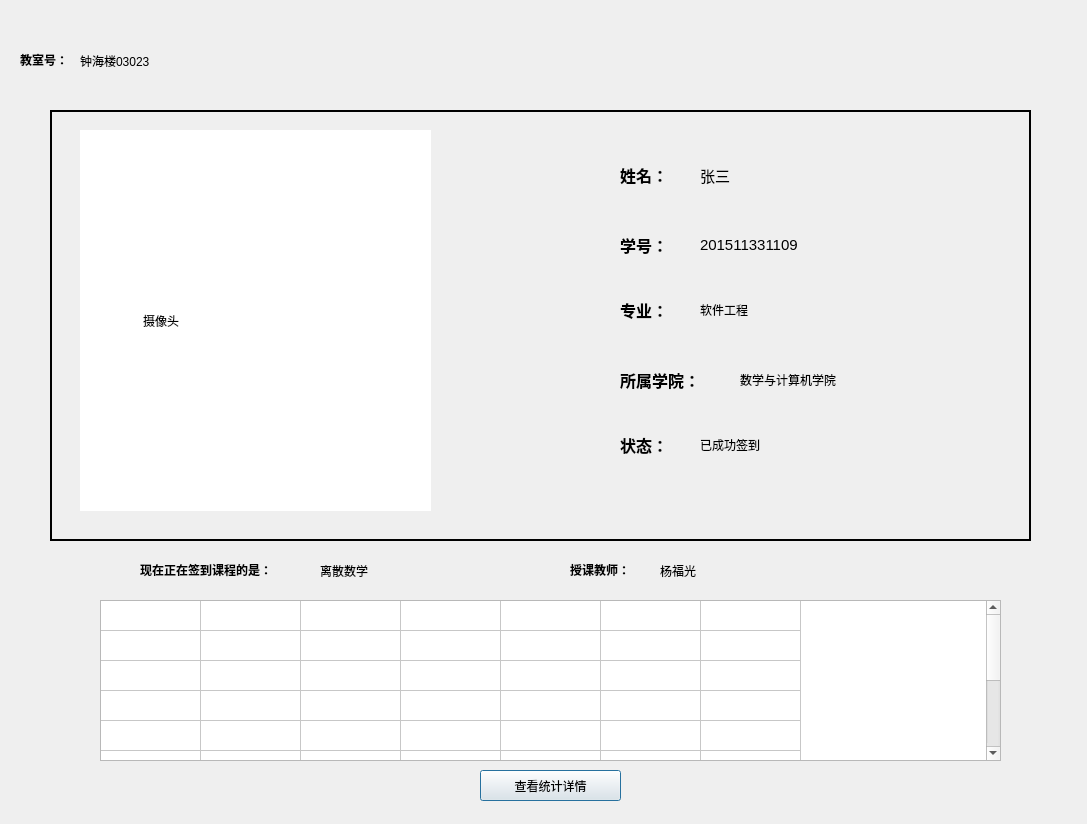
<?xml version="1.0" encoding="UTF-8"?>
<ui version="4.0">
 <class>Dialog</class>
 <widget class="QDialog" name="Dialog">
  <property name="geometry">
   <rect>
    <x>0</x>
    <y>0</y>
    <width>1087</width>
    <height>824</height>
   </rect>
  </property>
  <property name="windowTitle">
   <string>Dialog</string>
  </property>
  <widget class="QPushButton" name="pushButton_2">
   <property name="geometry">
    <rect>
     <x>480</x>
     <y>770</y>
     <width>141</width>
     <height>31</height>
    </rect>
   </property>
   <property name="text">
    <string>查看统计详情</string>
   </property>
  </widget>
  <widget class="QLabel" name="label">
   <property name="geometry">
    <rect>
     <x>80</x>
     <y>130</y>
     <width>351</width>
     <height>381</height>
    </rect>
   </property>
   <property name="styleSheet">
    <string notr="true">QLabel
{
	background-color: white
}</string>
   </property>
   <property name="text">
    <string>                   摄像头</string>
   </property>
  </widget>
  <widget class="QLabel" name="label_3">
   <property name="geometry">
    <rect>
     <x>620</x>
     <y>220</y>
     <width>121</width>
     <height>51</height>
    </rect>
   </property>
   <property name="text">
    <string>&lt;html&gt;&lt;head/&gt;&lt;body&gt;&lt;p&gt;&lt;span style=&quot; font-size:12pt; font-weight:600;&quot;&gt;学号：&lt;/span&gt;&lt;/p&gt;&lt;/body&gt;&lt;/html&gt;</string>
   </property>
  </widget>
  <widget class="QLabel" name="label_5">
   <property name="geometry">
    <rect>
     <x>620</x>
     <y>350</y>
     <width>131</width>
     <height>61</height>
    </rect>
   </property>
   <property name="text">
    <string>&lt;html&gt;&lt;head/&gt;&lt;body&gt;&lt;p&gt;&lt;span style=&quot; font-size:12pt; font-weight:600;&quot;&gt;所属学院：&lt;/span&gt;&lt;/p&gt;&lt;/body&gt;&lt;/html&gt;</string>
   </property>
  </widget>
  <widget class="QLabel" name="label_12">
   <property name="geometry">
    <rect>
     <x>140</x>
     <y>550</y>
     <width>171</width>
     <height>41</height>
    </rect>
   </property>
   <property name="text">
    <string>&lt;html&gt;&lt;head/&gt;&lt;body&gt;&lt;p&gt;&lt;span style=&quot; font-weight:600;&quot;&gt;现在正在签到课程的是：&lt;/span&gt;&lt;/p&gt;&lt;/body&gt;&lt;/html&gt;</string>
   </property>
  </widget>
  <widget class="QLabel" name="label_8">
   <property name="geometry">
    <rect>
     <x>700</x>
     <y>290</y>
     <width>181</width>
     <height>41</height>
    </rect>
   </property>
   <property name="text">
    <string>&lt;html&gt;&lt;head/&gt;&lt;body&gt;&lt;p&gt;软件工程&lt;/p&gt;&lt;/body&gt;&lt;/html&gt;</string>
   </property>
  </widget>
  <widget class="QLabel" name="teachername_label">
   <property name="geometry">
    <rect>
     <x>660</x>
     <y>550</y>
     <width>191</width>
     <height>41</height>
    </rect>
   </property>
   <property name="text">
    <string>杨福光</string>
   </property>
  </widget>
  <widget class="QLabel" name="label_7">
   <property name="geometry">
    <rect>
     <x>700</x>
     <y>230</y>
     <width>161</width>
     <height>31</height>
    </rect>
   </property>
   <property name="text">
    <string>&lt;html&gt;&lt;head/&gt;&lt;body&gt;&lt;p&gt;&lt;span style=&quot; font-size:11pt;&quot;&gt;201511331109&lt;/span&gt;&lt;/p&gt;&lt;/body&gt;&lt;/html&gt;</string>
   </property>
  </widget>
  <widget class="QLabel" name="label_6">
   <property name="geometry">
    <rect>
     <x>700</x>
     <y>160</y>
     <width>161</width>
     <height>31</height>
    </rect>
   </property>
   <property name="text">
    <string>&lt;html&gt;&lt;head/&gt;&lt;body&gt;&lt;p&gt;&lt;span style=&quot; font-size:11pt;&quot;&gt;张三&lt;/span&gt;&lt;/p&gt;&lt;/body&gt;&lt;/html&gt;</string>
   </property>
  </widget>
  <widget class="QTableWidget" name="tableWidget">
   <property name="geometry">
    <rect>
     <x>100</x>
     <y>600</y>
     <width>901</width>
     <height>161</height>
    </rect>
   </property>
   <property name="rowCount">
    <number>10</number>
   </property>
   <property name="columnCount">
    <number>7</number>
   </property>
   <attribute name="horizontalHeaderVisible">
    <bool>false</bool>
   </attribute>
   <attribute name="horizontalHeaderHighlightSections">
    <bool>true</bool>
   </attribute>
   <attribute name="verticalHeaderVisible">
    <bool>false</bool>
   </attribute>
   <row/>
   <row/>
   <row/>
   <row/>
   <row/>
   <row/>
   <row/>
   <row/>
   <row/>
   <row/>
   <column/>
   <column/>
   <column/>
   <column/>
   <column/>
   <column/>
   <column/>
  </widget>
  <widget class="QLabel" name="label_14">
   <property name="geometry">
    <rect>
     <x>-80</x>
     <y>80</y>
     <width>51</width>
     <height>21</height>
    </rect>
   </property>
   <property name="text">
    <string>&lt;html&gt;&lt;head/&gt;&lt;body&gt;&lt;p&gt;&lt;span style=&quot; font-weight:600;&quot;&gt;教室号：&lt;/span&gt;&lt;/p&gt;&lt;/body&gt;&lt;/html&gt;</string>
   </property>
  </widget>
  <widget class="QLabel" name="label_10">
   <property name="geometry">
    <rect>
     <x>620</x>
     <y>410</y>
     <width>111</width>
     <height>71</height>
    </rect>
   </property>
   <property name="text">
    <string>&lt;html&gt;&lt;head/&gt;&lt;body&gt;&lt;p&gt;&lt;span style=&quot; font-size:12pt; font-weight:600;&quot;&gt;状态：&lt;/span&gt;&lt;/p&gt;&lt;/body&gt;&lt;/html&gt;</string>
   </property>
  </widget>
  <widget class="QLabel" name="label_15">
   <property name="geometry">
    <rect>
     <x>50</x>
     <y>110</y>
     <width>981</width>
     <height>431</height>
    </rect>
   </property>
   <property name="styleSheet">
    <string notr="true">QLabel
{
	border:2px solid black;
	
}</string>
   </property>
   <property name="text">
    <string/>
   </property>
  </widget>
  <widget class="QLabel" name="label_2">
   <property name="geometry">
    <rect>
     <x>620</x>
     <y>150</y>
     <width>101</width>
     <height>51</height>
    </rect>
   </property>
   <property name="text">
    <string>&lt;html&gt;&lt;head/&gt;&lt;body&gt;&lt;p&gt;&lt;span style=&quot; font-size:12pt; font-weight:600;&quot;&gt;姓名：&lt;/span&gt;&lt;/p&gt;&lt;/body&gt;&lt;/html&gt;</string>
   </property>
  </widget>
  <widget class="QLabel" name="label_13">
   <property name="geometry">
    <rect>
     <x>570</x>
     <y>550</y>
     <width>101</width>
     <height>41</height>
    </rect>
   </property>
   <property name="text">
    <string>&lt;html&gt;&lt;head/&gt;&lt;body&gt;&lt;p&gt;&lt;span style=&quot; font-weight:600;&quot;&gt;授课教师：&lt;/span&gt;&lt;/p&gt;&lt;/body&gt;&lt;/html&gt;</string>
   </property>
  </widget>
  <widget class="QLabel" name="lessonname_label">
   <property name="geometry">
    <rect>
     <x>320</x>
     <y>550</y>
     <width>241</width>
     <height>41</height>
    </rect>
   </property>
   <property name="text">
    <string>离散数学</string>
   </property>
  </widget>
  <widget class="QLabel" name="label_4">
   <property name="geometry">
    <rect>
     <x>620</x>
     <y>280</y>
     <width>111</width>
     <height>61</height>
    </rect>
   </property>
   <property name="text">
    <string>&lt;html&gt;&lt;head/&gt;&lt;body&gt;&lt;p&gt;&lt;span style=&quot; font-size:12pt; font-weight:600;&quot;&gt;专业：&lt;/span&gt;&lt;/p&gt;&lt;/body&gt;&lt;/html&gt;</string>
   </property>
  </widget>
  <widget class="QLabel" name="label_9">
   <property name="geometry">
    <rect>
     <x>740</x>
     <y>360</y>
     <width>181</width>
     <height>41</height>
    </rect>
   </property>
   <property name="text">
    <string>&lt;html&gt;&lt;head/&gt;&lt;body&gt;&lt;p&gt;数学与计算机学院&lt;/p&gt;&lt;/body&gt;&lt;/html&gt;</string>
   </property>
  </widget>
  <widget class="QLabel" name="classroom_label">
   <property name="geometry">
    <rect>
     <x>80</x>
     <y>50</y>
     <width>231</width>
     <height>21</height>
    </rect>
   </property>
   <property name="text">
    <string>钟海楼03023</string>
   </property>
  </widget>
  <widget class="QLabel" name="label_11">
   <property name="geometry">
    <rect>
     <x>700</x>
     <y>420</y>
     <width>181</width>
     <height>51</height>
    </rect>
   </property>
   <property name="text">
    <string>&lt;html&gt;&lt;head/&gt;&lt;body&gt;&lt;p&gt;已成功签到&lt;/p&gt;&lt;/body&gt;&lt;/html&gt;</string>
   </property>
  </widget>
  <widget class="QLabel" name="label_16">
   <property name="geometry">
    <rect>
     <x>20</x>
     <y>50</y>
     <width>51</width>
     <height>21</height>
    </rect>
   </property>
   <property name="text">
    <string>&lt;html&gt;&lt;head/&gt;&lt;body&gt;&lt;p&gt;&lt;span style=&quot; font-weight:600;&quot;&gt;教室号：&lt;/span&gt;&lt;/p&gt;&lt;/body&gt;&lt;/html&gt;</string>
   </property>
  </widget>
  <zorder>label_15</zorder>
  <zorder>pushButton_2</zorder>
  <zorder>label</zorder>
  <zorder>label_3</zorder>
  <zorder>label_5</zorder>
  <zorder>label_12</zorder>
  <zorder>label_8</zorder>
  <zorder>teachername_label</zorder>
  <zorder>label_7</zorder>
  <zorder>label_6</zorder>
  <zorder>tableWidget</zorder>
  <zorder>label_14</zorder>
  <zorder>label_10</zorder>
  <zorder>label_2</zorder>
  <zorder>label_13</zorder>
  <zorder>lessonname_label</zorder>
  <zorder>label_4</zorder>
  <zorder>label_9</zorder>
  <zorder>classroom_label</zorder>
  <zorder>label_11</zorder>
  <zorder>label_16</zorder>
 </widget>
 <resources/>
 <connections/>
</ui>
